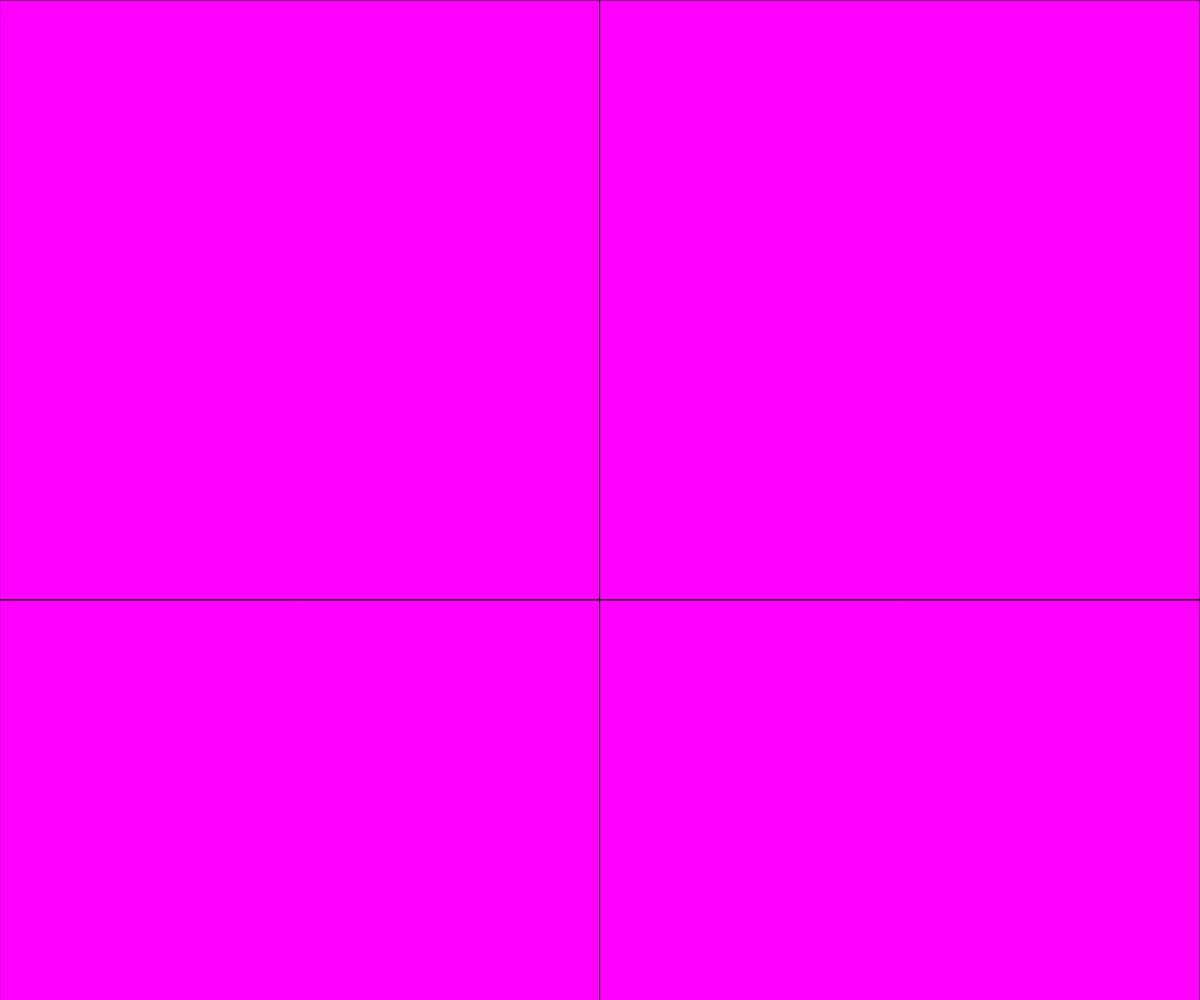
Frame 1 (no input)
Frame 60 (no input): identical to frame 1, image omitted
Frame 120 (the mouse pressed at the canvas centre since frame 60): identical to frame 1, image omitted

The p5.js sketch that drew this single still picture (run headless with seeded random() and noise() and a simulated clock; from frame 60 on, the mouse is pressed at the canvas centre):

// p5.js sketch
// ── sketch.js
function setup() {
  createCanvas(windowWidth, windowHeight);
    
  strokeWeight(1);
  fill ('magenta');
  background ("pink" )
}

function draw() {
 
  var num = 2;// variable for the number of squares
  var sideLen = windowWidth/num;// variable for the side length of each square 
 
  
  for (var y = 0; y < windowHeight; y = y+sideLen) {  //loop to create a row squares   in the y direction
  
    for (var x = 0; x < windowWidth; x = x+sideLen)  {//loop to create a row squares in the x direction}
  
   quad
  (x, y,
  x + sideLen,y,
  x + sideLen,y + sideLen,
  x, y + sideLen
 );//move 300 pixels in the x direction
  
    }
  }

} 

function windowResized (){
  resizeCanvas (windowWidth, windowHeight);
}
